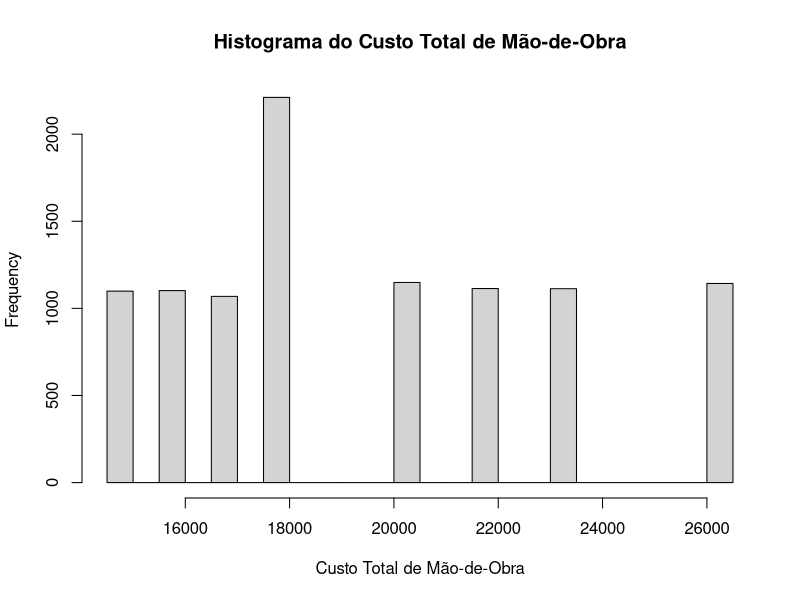

Here is the R script that generated this plot:
# 1-Um casco de navio consiste de 562 placas met ́alicas que devem ser rebitadas.
# Estima-se que o tempo gasto por um rebitador seja dado por (3h45,5h30,4h15) por
# placa e que cada rebitador recebe ( $7.00, $8.50, $7.50) por hora trabalhada.
#   1. Crie um modelo de risco de custo de m ̃ao-obra de rebitagem usando MC
#   2. Compare a distribui ̧c ̃ao cumulativa obtida usando a abordagem MC com aquela obtida usando o TCL.

q1 <- function(n) {
  # Tempo gasto por placa por rebitador
  tempos <- c(3.75, 5.5, 4.25)
  # Custo por hora de cada rebitador
  custos <- c(7.00, 8.50, 7.50)
  
  # Amostragem Monte Carlo
  custo_total <- replicate(n, {
    tempo <- sample(tempos, 1)
    custo_hora <- sample(custos, 1)
    custo_placa <- tempo * custo_hora
    custo_placa * 562
  })
  
  # Calculando métricas estatísticas
  media_custo <- mean(custo_total)
  desvio_padrao_custo <- sd(custo_total)
  primeiro_quartil <- quantile(custo_total, 0.25)
  terceiro_quartil <- quantile(custo_total, 0.75)
  
  # Exibindo métricas estatísticas
  cat("Média do Custo Total de Mão-de-Obra:", media_custo, "\n")
  cat("Desvio Padrão do Custo Total de Mão-de-Obra:", desvio_padrao_custo, "\n")
  cat("Primeiro Quartil do Custo Total de Mão-de-Obra:", primeiro_quartil, "\n")
  cat("Terceiro Quartil do Custo Total de Mão-de-Obra:", terceiro_quartil, "\n")
  
  # Plotando o histograma do custo total de mão-de-obra
  hist(custo_total, breaks = "FD", xlab = "Custo Total de Mão-de-Obra", main = "Histograma do Custo Total de Mão-de-Obra")
}

q1(10000)
